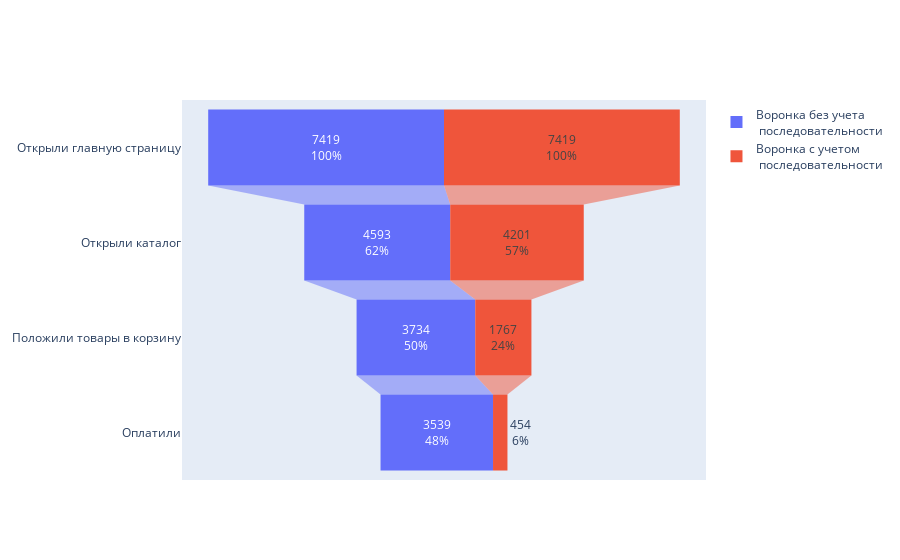

The code cell stored with this chart in its notebook:
### Code cell
fig = go.Figure()

fig.add_trace(go.Funnel(
    name = 'Воронка без учета<br> последовательности',
    y=[
            'Открыли главную страницу',
            'Открыли каталог',
            'Положили товары в корзину',
            'Оплатили',
        ],
    x=users_count['device_id_hash'],
    textinfo = "value+percent initial"))

fig.add_trace(go.Funnel(
    name = 'Воронка с учетом<br> последовательности',
    orientation = "h",
    y=[
            'Открыли главную страницу',
            'Открыли каталог',
            'Положили товары в корзину',
            'Оплатили',
        ],
    x=df_for_2nd_funnel['n_users'],
    textposition = "auto",
    textinfo = "value+percent initial"))


fig.show()

### Figure 1 — Plotly figure (JSON) as saved in the notebook; plotly's stock layout.template omitted (floating-point values rounded to 4 significant figures)
{"data": [{"name": "Воронка без учета<br> последовательности", "textinfo": "value+percent initial", "type": "funnel", "x": [7419, 4593, 3734, 3539, 840], "y": ["Открыли главную страницу", "Открыли каталог", "Положили товары в корзину", "Оплатили"]}, {"name": "Воронка с учетом<br> последовательности", "orientation": "h", "textinfo": "value+percent initial", "textposition": "auto", "type": "funnel", "x": [7419, 4201, 1767, 454], "y": ["Открыли главную страницу", "Открыли каталог", "Положили товары в корзину", "Оплатили"]}], "layout": {}}
